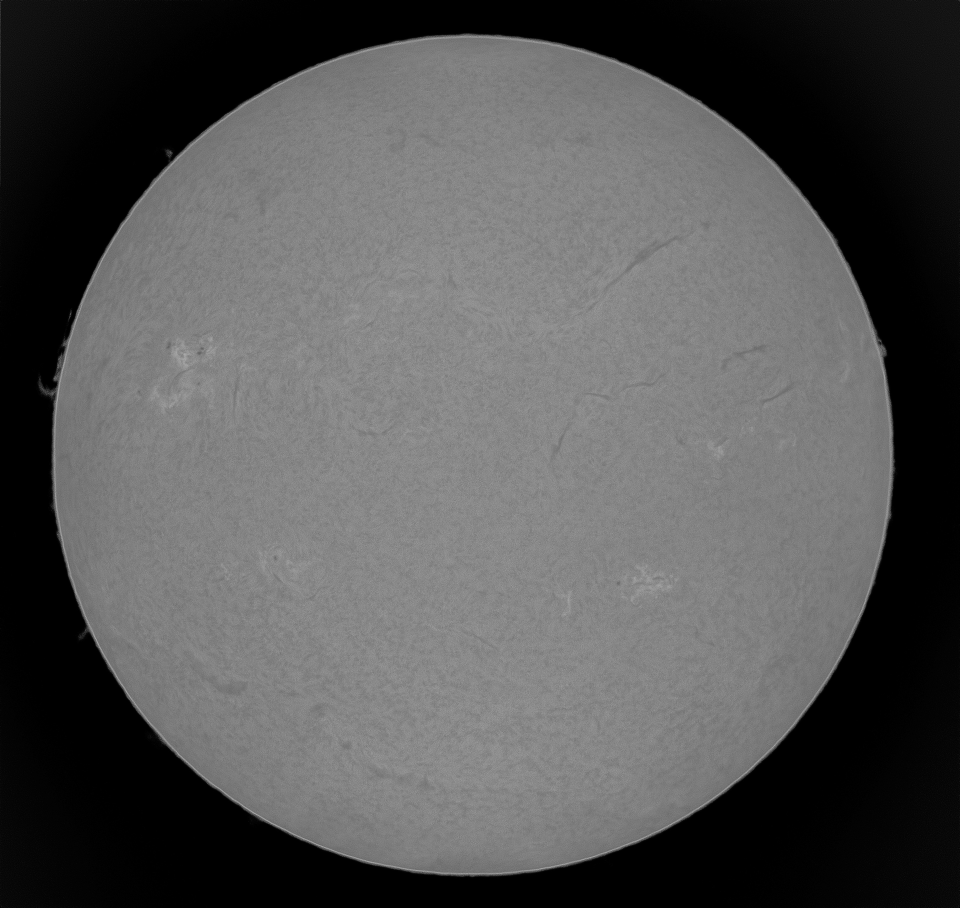
#> input picture resources/in/in.jpg, 1920 x 1816 px (shown at 1/2 size)
$ python -i helioGraph.py   (imports and definitions only)
#> lines starting #> are read from the running program, lines starting #| are printed output that depends on the picture; after the words box and inside, x2 and y2 are one past the last pixel; in counts of white or black regions, pixels touching at a corner belong together
import cv2
import numpy as np

def draw_heliographic_grid(image_path, step_deg=5):

#> called with image_path = 'resources/in/in.jpg', step_deg = 5
    img = cv2.imread(image_path)
#> img is the input picture: shape (1816, 1920, 3); min 0, max 186, mean 84.2
    gray = cv2.cvtColor(img, cv2.COLOR_BGR2GRAY)

    # wygładzenie
    blur = cv2.GaussianBlur(gray, (9,9), 0)

    # detekcja krawędzi
    edges = cv2.Canny(blur, 50, 150)
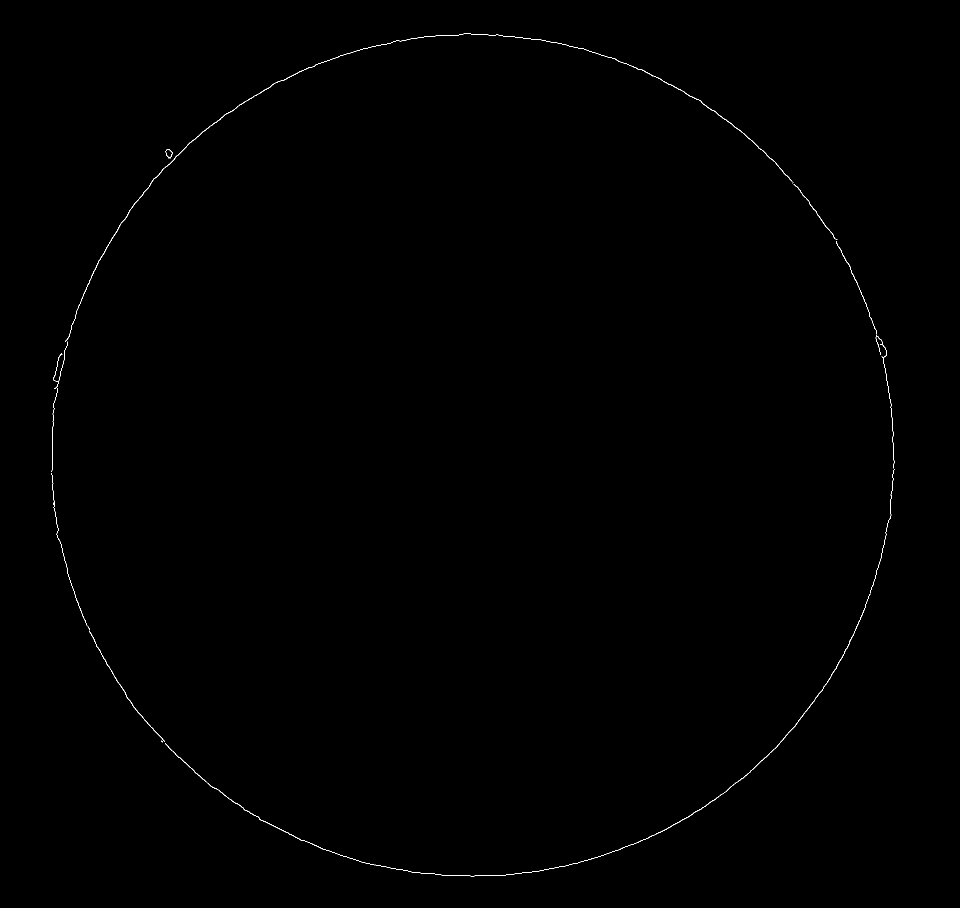
#> edges: shape (1816, 1920) (shown at 1/2 size); 0.18% white in thin lines or dots, all inside (x1, y1, x2, y2) = (103, 67, 1789, 1754)

    # znajdź kontury
    contours,_ = cv2.findContours(edges, cv2.RETR_EXTERNAL, cv2.CHAIN_APPROX_SIMPLE)
#> contours = 18 contours, 11 with area under 20; largest, box (x1, y1, x2, y2) and area: (130, 67, 1587, 684) 538, (519, 1188, 1741, 1754) 381, (330, 1487, 520, 1637) 128, (178, 1262, 330, 1484) 128, (1672, 482, 1754, 668) 47, (1588, 368, 1634, 426) 38, (1633, 427, 1675, 480) 33

    # największy kontur = tarcza
    c = max(contours, key=cv2.contourArea)
#> c = contour of 1731 points, box (x1, y1, x2, y2) (130, 67, 1587, 684), area 538

    # dopasuj okrąg
    (cx,cy),R = cv2.minEnclosingCircle(c)
#> cx = 858; cy = 524; R = 745.2
    cx,cy,R = int(cx), int(cy), int(R)
#> R = 745

    overlay = img.copy()

    # narysuj limb
    cv2.circle(overlay,(cx,cy),R,(255,255,255),2)
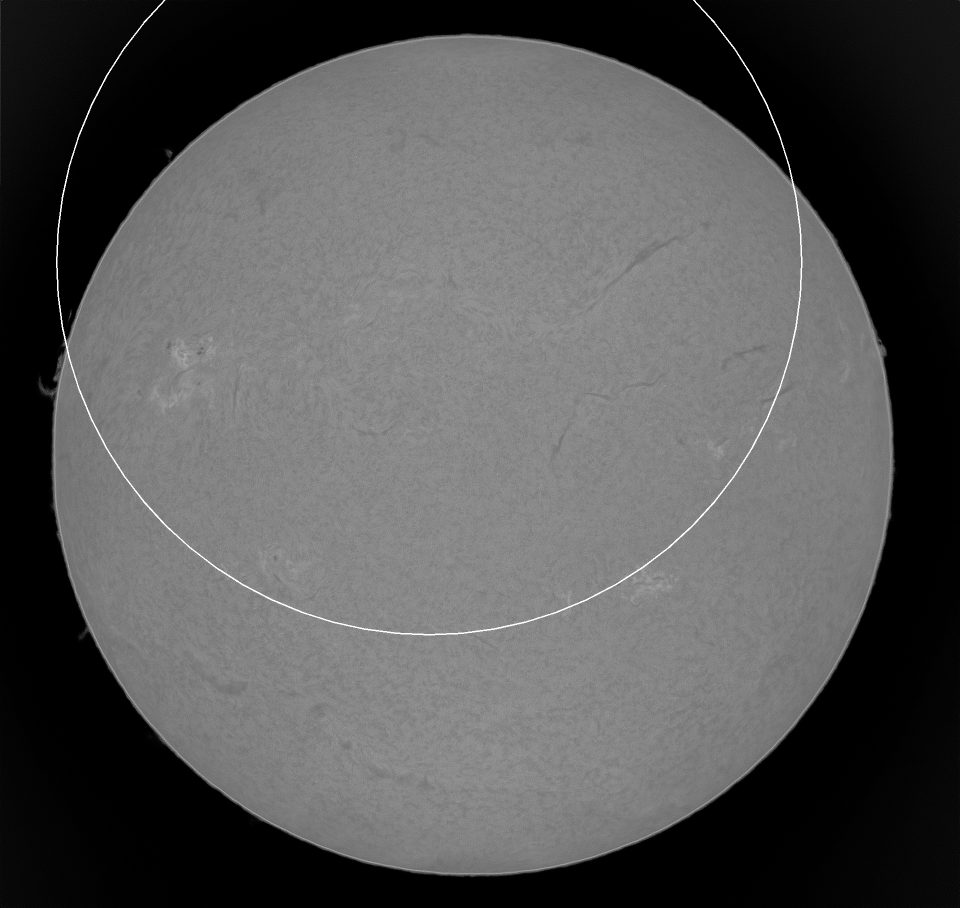
#> overlay: shape (1816, 1920, 3) (shown at 1/2 size); 0.3% of pixels changed, all inside (x1, y1, x2, y2) = (112, 0, 1605, 1271)

    # szerokości heliograficzne
    for lat in range(-80,81,step_deg):

        phi = np.radians(lat)

        pts = []

        for lon in np.linspace(-90,90,400):

            lam = np.radians(lon)

            X = R*np.cos(phi)*np.sin(lam)
            Y = R*np.sin(phi)
            Z = R*np.cos(phi)*np.cos(lam)

            if Z > 0:

                px = int(cx + X)
                py = int(cy - Y)

                pts.append((px,py))

        for i in range(len(pts)-1):
            cv2.line(overlay, pts[i], pts[i+1], (255,255,255),1)
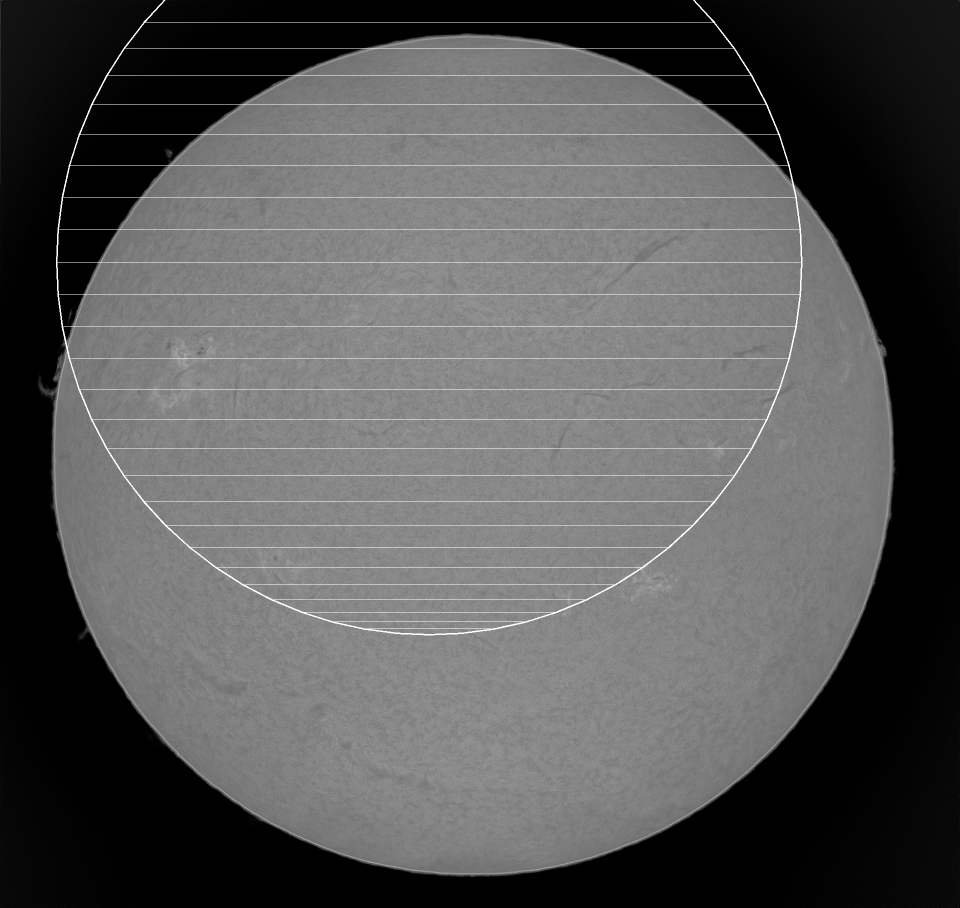
#> overlay: shape (1816, 1920, 3) (shown at 1/2 size); 0.81% of pixels changed, all inside (x1, y1, x2, y2) = (115, 45, 1602, 1258)

    # długości heliograficzne
    for lon in range(-80,81,step_deg):

        lam = np.radians(lon)

        pts = []

        for lat in np.linspace(-90,90,400):

            phi = np.radians(lat)

            X = R*np.cos(phi)*np.sin(lam)
            Y = R*np.sin(phi)
            Z = R*np.cos(phi)*np.cos(lam)

            if Z > 0:

                px = int(cx + X)
                py = int(cy - Y)

                pts.append((px,py))

        for i in range(len(pts)-1):
            cv2.line(overlay, pts[i], pts[i+1], (255,255,255),1)
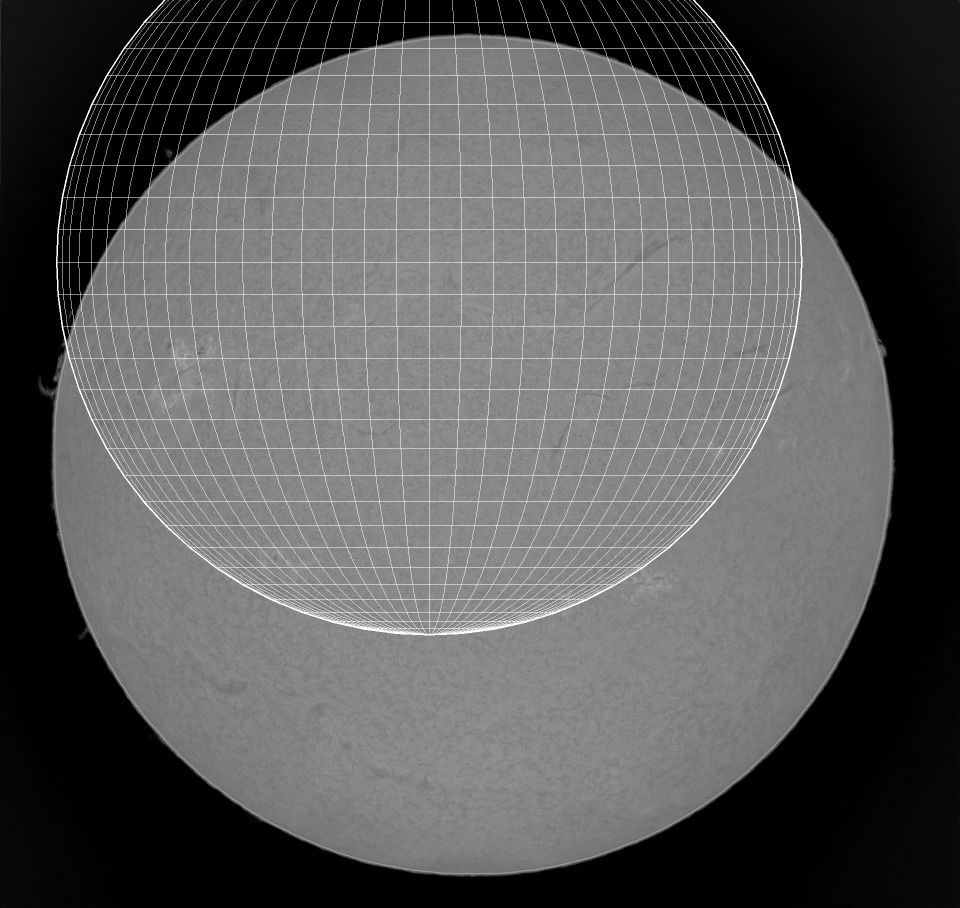
#> overlay: shape (1816, 1920, 3) (shown at 1/2 size); 1.25% of pixels changed, all inside (x1, y1, x2, y2) = (124, 0, 1592, 1268)

    return overlay

>>> result = draw_heliographic_grid('resources/in/in.jpg')
